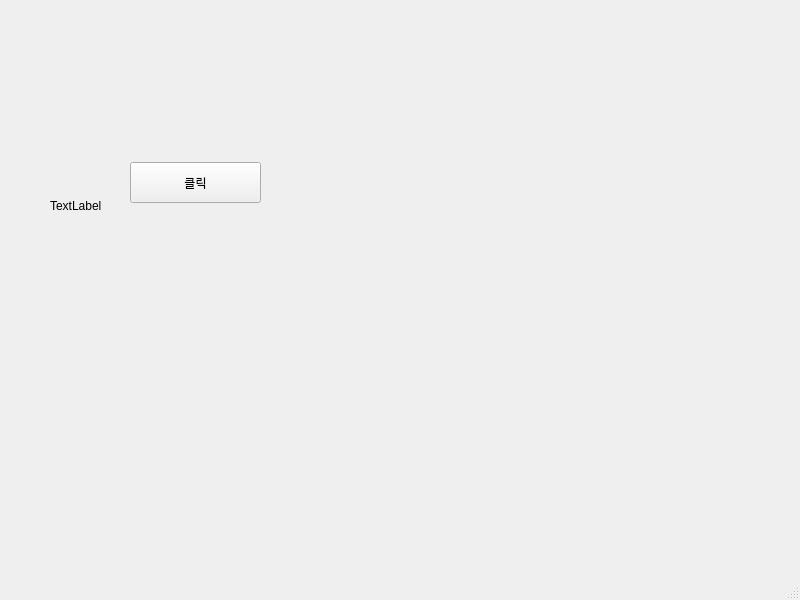
<?xml version="1.0" encoding="UTF-8"?>
<ui version="4.0">
 <class>MainWindow</class>
 <widget class="QMainWindow" name="MainWindow">
  <property name="geometry">
   <rect>
    <x>0</x>
    <y>0</y>
    <width>800</width>
    <height>600</height>
   </rect>
  </property>
  <property name="windowTitle">
   <string>MainWindow</string>
  </property>
  <widget class="QWidget" name="centralwidget">
   <widget class="QPushButton" name="pushButton">
    <property name="geometry">
     <rect>
      <x>130</x>
      <y>162</y>
      <width>131</width>
      <height>41</height>
     </rect>
    </property>
    <property name="text">
     <string>클릭</string>
    </property>
   </widget>
   <widget class="QLabel" name="label">
    <property name="geometry">
     <rect>
      <x>50</x>
      <y>200</y>
      <width>56</width>
      <height>12</height>
     </rect>
    </property>
    <property name="text">
     <string>TextLabel</string>
    </property>
   </widget>
  </widget>
  <widget class="QMenuBar" name="menubar">
   <property name="geometry">
    <rect>
     <x>0</x>
     <y>0</y>
     <width>800</width>
     <height>21</height>
    </rect>
   </property>
  </widget>
  <widget class="QStatusBar" name="statusbar"/>
 </widget>
 <resources/>
 <connections/>
</ui>
